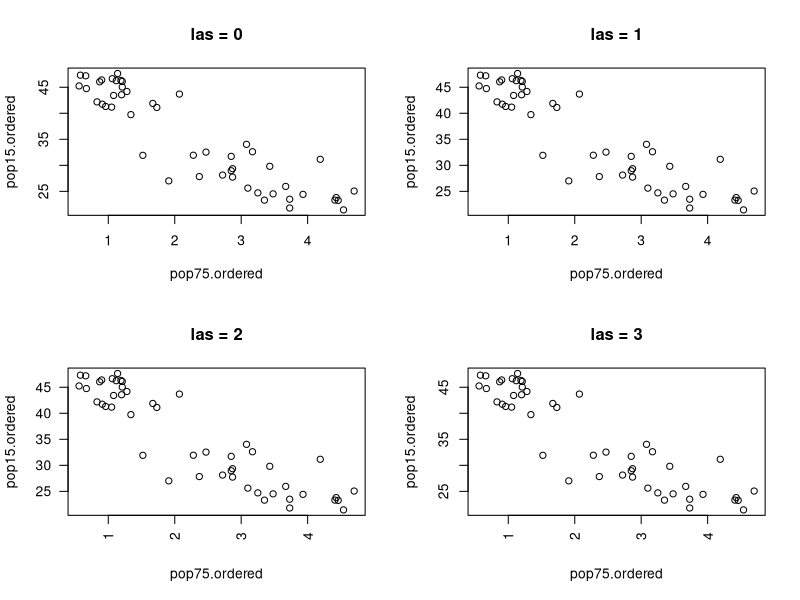

Generate this figure with R:
par( mfrow=c( 2, 2 ) )

ord = order( 
  LifeCycleSavings$pop75 
)
pop75.ordered = LifeCycleSavings$pop75[ ord ]
pop15.ordered = LifeCycleSavings$pop15[ ord ]

plot( 
  pop75.ordered, 
  pop15.ordered, 
  las=0, 
  main="las = 0" 
  )
plot( 
  pop75.ordered, 
  pop15.ordered, 
  las=1, 
  main="las = 1" 
  )
plot( 
  pop75.ordered, 
  pop15.ordered, 
  las=2, 
  main="las = 2" 
  )
plot( 
  pop75.ordered, 
  pop15.ordered, 
  las=3, 
  main="las = 3" 
  ) 

par( mfrow=c( 1, 1 ) )
